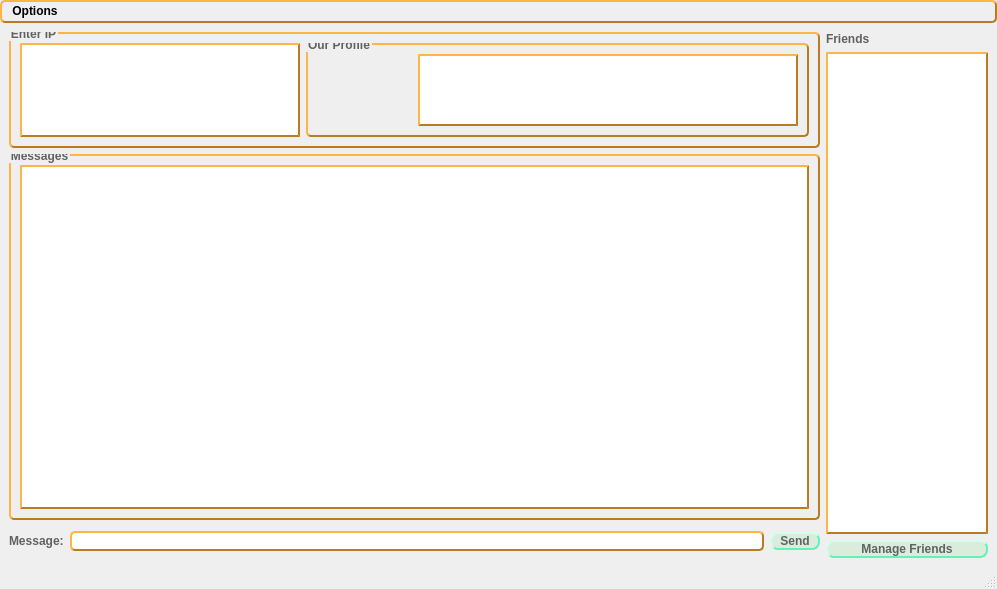
<?xml version="1.0" encoding="UTF-8"?>
<ui version="4.0">
 <class>MainWindow</class>
 <widget class="QMainWindow" name="MainWindow">
  <property name="geometry">
   <rect>
    <x>0</x>
    <y>0</y>
    <width>997</width>
    <height>589</height>
   </rect>
  </property>
  <property name="windowTitle">
   <string>Client</string>
  </property>
  <property name="styleSheet">
   <string notr="true">QTextEdit, QListWidget, QListView{
	 border-width: 2px;
     border-style: outset;
     border-color: #b87c23;
}
QLabel, QPushButton, QLineEdit{
	color: white;
	margin: 0;
	padding: 0px 0px 0px 0px;
	letter-spacing: 0px;
	font-weight: bold;
	border-width: 2px;
    border-radius: 8px;
    color: #616161;
    font-weight: bold;
}
QMainWindow{
backgroundcolor: #ececec;
}
QPushButton{
	 border-width: 2px;
     border-style: outset;
     border-color: #61f2b7;
	 background-color: #daeddd;
}

QPushButton::hover{
	border-color: #51e0a6;
	background-color: #aed4b4;
	color: 	#4f4f4f;
}

QGroupBox, QLineEdit, QMenuBar{
	border-width: 2px;
	border-radius: 5px;
    border-style: outset;
    border-color: #b87c23;
	color: black;
	margin: 0;
	padding: 0px 0px 0px 0px;
	letter-spacing: 0px;
	font-weight: bold;

}
QGroupBox::title{
	color: #616161;
	margin: 0;
	padding: 0px 0px 0px 0px;
	letter-spacing: 0px;
	font-weight: bold;
	subcontrol-origin: margin;
	bottom: 5px;
}

QSplitter::handle{
background:transparent;
}
QSplitter::handle:hover{
cursor: default;
}
</string>
  </property>
  <widget class="QWidget" name="centralwidget">
   <layout class="QHBoxLayout" name="horizontalLayout_2" stretch="5,1">
    <item>
     <layout class="QVBoxLayout" name="verticalLayout_4" stretch="2,12">
      <item>
       <widget class="QGroupBox" name="groupBox_2">
        <property name="title">
         <string>Enter IP</string>
        </property>
        <layout class="QHBoxLayout" name="horizontalLayout_3" stretch="5,9">
         <item>
          <widget class="QTextEdit" name="ipText">
           <property name="styleSheet">
            <string notr="true"/>
           </property>
          </widget>
         </item>
         <item>
          <widget class="QGroupBox" name="groupBox_3">
           <property name="title">
            <string>Our Profile</string>
           </property>
           <layout class="QHBoxLayout" name="horizontalLayout_4" stretch="1,4">
            <item>
             <widget class="QLabel" name="picture">
              <property name="text">
               <string/>
              </property>
             </widget>
            </item>
            <item>
             <widget class="QTextEdit" name="ourName"/>
            </item>
           </layout>
          </widget>
         </item>
        </layout>
       </widget>
      </item>
      <item>
       <widget class="QSplitter" name="splitter_2">
        <property name="orientation">
         <enum>Qt::Vertical</enum>
        </property>
        <widget class="QGroupBox" name="groupBox">
         <property name="title">
          <string>Messages</string>
         </property>
         <layout class="QVBoxLayout" name="verticalLayout">
          <item>
           <widget class="QListWidget" name="lstMessages"/>
          </item>
         </layout>
        </widget>
        <widget class="QWidget" name="layoutWidget">
         <layout class="QHBoxLayout" name="horizontalLayout" stretch="1,14,1">
          <property name="spacing">
           <number>6</number>
          </property>
          <item>
           <widget class="QLabel" name="label">
            <property name="text">
             <string>Message:</string>
            </property>
           </widget>
          </item>
          <item>
           <widget class="QLineEdit" name="inMessage"/>
          </item>
          <item>
           <widget class="QPushButton" name="btnSend">
            <property name="text">
             <string>Send</string>
            </property>
           </widget>
          </item>
         </layout>
        </widget>
       </widget>
      </item>
     </layout>
    </item>
    <item>
     <layout class="QVBoxLayout" name="verticalLayout_3">
      <item>
       <widget class="QLabel" name="label_3">
        <property name="text">
         <string>Friends</string>
        </property>
       </widget>
      </item>
      <item>
       <widget class="QListWidget" name="listWidget"/>
      </item>
      <item>
       <widget class="QPushButton" name="pushButton">
        <property name="text">
         <string>Manage Friends</string>
        </property>
       </widget>
      </item>
     </layout>
    </item>
   </layout>
  </widget>
  <widget class="QMenuBar" name="menubar">
   <property name="geometry">
    <rect>
     <x>0</x>
     <y>0</y>
     <width>997</width>
     <height>25</height>
    </rect>
   </property>
   <widget class="QMenu" name="menuOptions">
    <property name="title">
     <string>Options</string>
    </property>
    <addaction name="actionConnect"/>
    <addaction name="actionChange_Picture"/>
    <addaction name="actionExit"/>
   </widget>
   <addaction name="menuOptions"/>
  </widget>
  <widget class="QStatusBar" name="statusbar"/>
  <action name="actionConnect">
   <property name="text">
    <string>Connect</string>
   </property>
  </action>
  <action name="actionExit">
   <property name="text">
    <string>Exit</string>
   </property>
  </action>
  <action name="actionChange_Picture">
   <property name="text">
    <string>Change Picture</string>
   </property>
  </action>
 </widget>
 <resources/>
 <connections/>
</ui>
